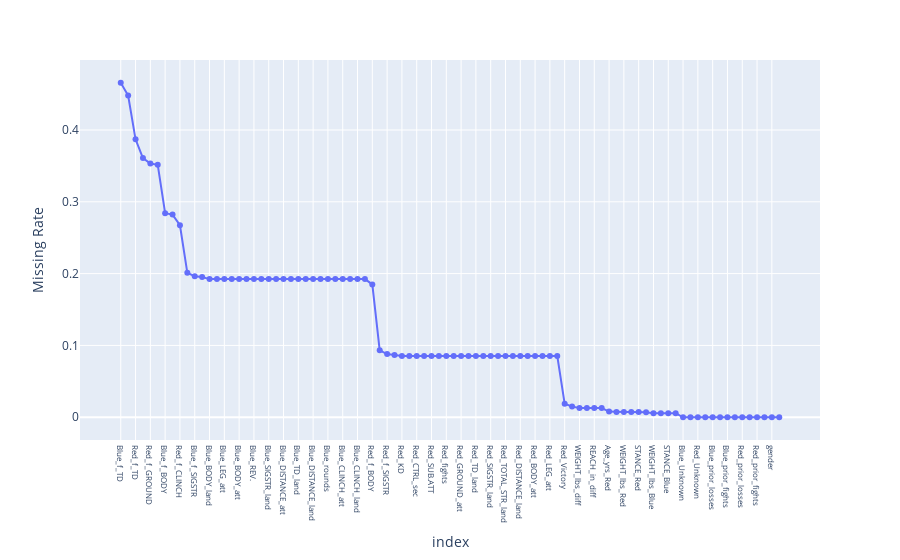

Notebook code for this chart:
### Markdown cell above
## Overall

### Code cell
fig = px.line(
    df.isna().mean().sort_values(ascending=False).to_frame().rename(columns={0: 'Missing Rate'}).reset_index(),
    x='index',
    y='Missing Rate',
    markers=True,
)
fig.update_xaxes(tickfont=dict(size=8))

### Figure 1 — Plotly figure (JSON) as saved in the notebook; plotly's stock layout.template omitted (floating-point values rounded to 4 significant figures)
{"data": [{"hovertemplate": "index=%{x}<br>Missing Rate=%{y}<extra></extra>", "legendgroup": "", "line": {"color": "#636efa", "dash": "solid"}, "marker": {"symbol": "circle"}, "mode": "lines+markers", "name": "", "orientation": "v", "showlegend": false, "type": "scatter", "x": ["Blue_f_TD", "Blue_f_GROUND", "Red_f_TD", "Blue_f_CLINCH", "Red_f_GROUND", "Blue_f_LEG", "Blue_f_BODY", "Red_f_LEG", "Red_f_CLINCH", "Blue_f_DISTANCE", "Blue_f_SIGSTR", "Blue_f_TOTAL_STR", "Blue_BODY_land", "Blue_SUB.ATT", "Blue_LEG_att", "Blue_LEG_land", "Blue_BODY_att", "Blue_KD", "Blue_REV.", "Blue_TD_att", "Blue_SIGSTR_land", "Blue_SIGSTR_att", "Blue_DISTANCE_att", "Blue_TOTAL_STR_att", "Blue_TD_land", "Blue_TOTAL_STR_land", "Blue_DISTANCE_land", "Blue_fights", "Blue_rounds", "Blue_CTRL_sec", "Blue_CLINCH_att", "Blue_GROUND_att", "Blue_CLINCH_land", "Blue_GROUND_land", "Red_f_BODY", "Red_f_DISTANCE", "Red_f_SIGSTR", "Red_f_TOTAL_STR", "Red_KD", "Red_CLINCH_att", "Red_CTRL_sec", "Red_GROUND_land", "Red_SUB.ATT", "Red_rounds", "Red_fights", "Red_CLINCH_land", "Red_GROUND_att", "Red_DISTANCE_att", "Red_TD_land", "Red_REV.", "Red_SIGSTR_land", "Red_SIGSTR_att", "Red_TOTAL_STR_land", "Red_TOTAL_STR_att", "Red_DISTANCE_land", "Red_TD_att", "Red_BODY_att", "Red_LEG_land", "Red_LEG_att", "Red_BODY_land", "Red_Victory", "Age_diff", "WEIGHT_lbs_diff", "HEIGHT_in_diff", "REACH_in_diff", "STANCE_diff", "Age_yrs_Red", "REACH_in_Red", "WEIGHT_lbs_Red", "HEIGHT_in_Red", "STANCE_Red", "Age_yrs_Blue", "WEIGHT_lbs_Blue", "HEIGHT_in_Blue", "STANCE_Blue", "REACH_in_Blue", "Blue_Unknown", "WEIGHTCLASS", "Red_Unknown", "Blue_prior_f_win", "Blue_prior_losses", "Blue_prior_victories", "Blue_prior_fights", "Red_prior_f_win", "Red_prior_losses", "Red_prior_victories", "Red_prior_fights", "weightclass", "gender", "year"], "xaxis": "x", "y": [0.4658, 0.4479, 0.387, 0.3609, 0.3532, 0.3515, 0.2841, 0.2822, 0.2673, 0.2011, 0.1965, 0.1953, 0.1924, 0.1924, 0.1924, 0.1924, 0.1924, 0.1924, 0.1924, 0.1924, 0.1924, 0.1924, 0.1924, 0.1924, 0.1924, 0.1924, 0.1924, 0.1924, 0.1924, 0.1924, 0.1924, 0.1924, 0.1924, 0.1924, 0.185, 0.09324, 0.08796, 0.08675, 0.08524, 0.08524, 0.08524, 0.08524, 0.08524, 0.08524, 0.08524, 0.08524, 0.08524, 0.08524, 0.08524, 0.08524, 0.08524, 0.08524, 0.08524, 0.08524, 0.08524, 0.08524, 0.08524, 0.08524, 0.08524, 0.08524, 0.01874, 0.01481, 0.01285, 0.01285, 0.01285, 0.01285, 0.007859, 0.007254, 0.007254, 0.007254, 0.007254, 0.007103, 0.005743, 0.005743, 0.005743, 0.005743, 0, 0, 0, 0, 0, 0, 0, 0, 0, 0, 0, 0, 0, 0], "yaxis": "y"}], "layout": {"legend": {"tracegroupgap": 0}, "margin": {"t": 60}, "xaxis": {"anchor": "y", "domain": [0, 1], "tickfont": {"size": 8}, "title": {"text": "index"}}, "yaxis": {"anchor": "x", "domain": [0, 1], "title": {"text": "Missing Rate"}}}}
